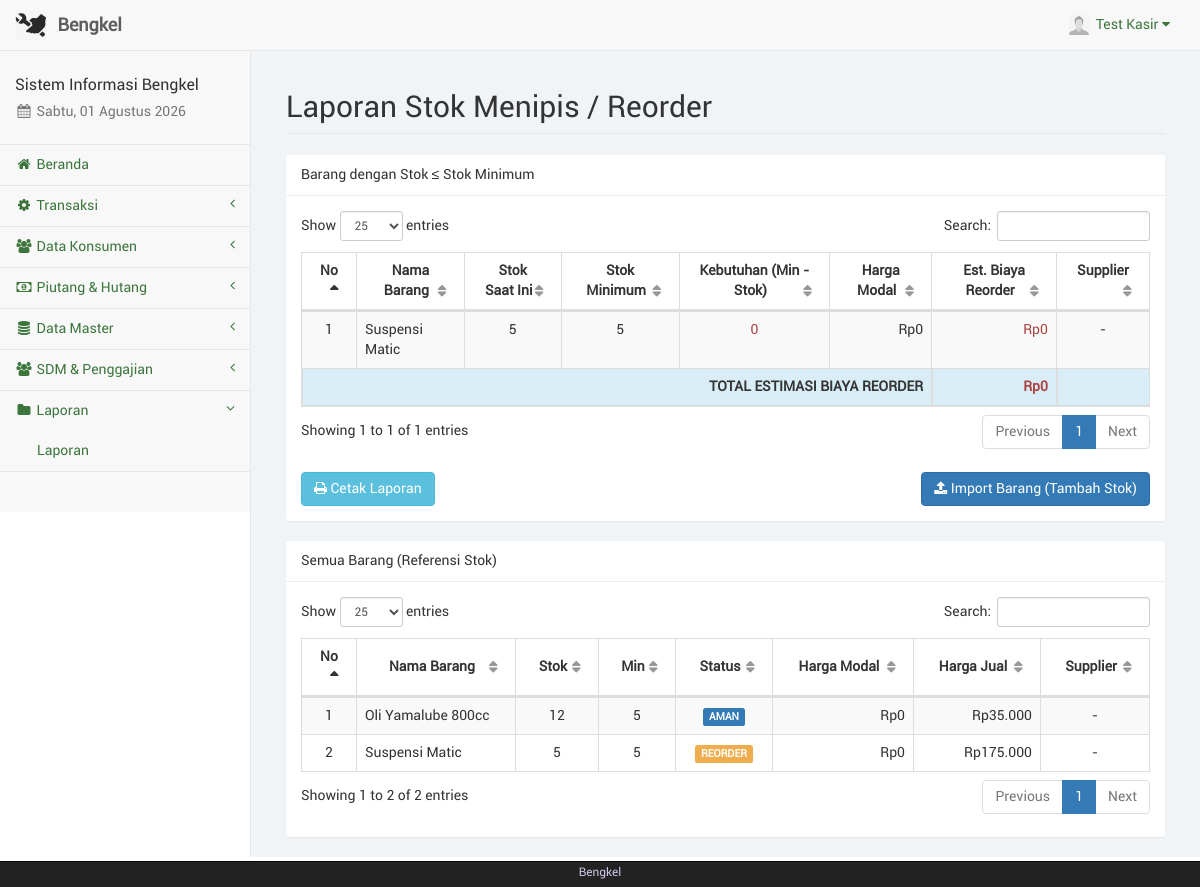
/kasir/laporan_stok.php (signed in), run on the app's committed database.
### tables this page shows
CREATE TABLE IF NOT EXISTS `kasir` (
  `id_kasir` int(11) NOT NULL,
  `nama_kasir` varchar(50) NOT NULL,
  `telp_kasir` varchar(20) NOT NULL,
  `user_kasir` varchar(50) NOT NULL,
  `pass_kasir` varchar(100) NOT NULL,
  `foto_kasir` text NOT NULL,
  `id_adm` int(11) NOT NULL
);

CREATE TABLE IF NOT EXISTS `barangjasa` (
  `id_brg` int(11) NOT NULL,
  `nama` varchar(100) NOT NULL,
  `jenis` varchar(20) NOT NULL,
  `stok` varchar(10) NOT NULL,
  `harga` varchar(20) NOT NULL,
  `keterangan` text NOT NULL,
  `id_adm` int(11) NOT NULL
);

### kasir/sess_check.php (called while the page is built, shortened)
<?php
	$chk_sess = isset($_SESSION['kasir']) ? (int)$_SESSION['kasir'] : 0;
	include("dist/config/koneksi.php");
	$sql_sess = "SELECT * FROM kasir WHERE id_kasir='$chk_sess'";
	$ress_sess = mysqli_query($conn, $sql_sess);
	$row_sess = mysqli_fetch_array($ress_sess);
	$sess_kasirname = $row_sess['nama_kasir'];
	$sess_kasirfoto = $row_sess['foto_kasir'];
?>

### kasir/dist/function/format_rupiah.php (called while the page is built, shortened)
<?php
	function format_rupiah($rp) {
		$jumlah = number_format($rp, 0, ",", ".");
		$rupiah = "Rp". $jumlah;
		return $rupiah;
	}
?>

### kasir/laporan_stok.php (the view, shortened to what this page needs)
<?php
include("sess_check.php");
$pagedesc = "Laporan Stok Menipis (Reorder)";
$menuparent = "laporan";
include("layout_top.php");
include("dist/function/format_rupiah.php");
?>
<div id="page-wrapper">
    <div class="container-fluid">
        <div class="row">
            <div class="col-lg-12">
                <h1 class="page-header">Laporan Stok Menipis / Reorder</h1>
            </div>
        </div>
        <div class="row">
            <div class="col-lg-12"><?php include("layout_alert.php"); ?></div>
        </div>
        <div class="row">
            <div class="col-lg-12">
                <div class="panel panel-default">
                    <div class="panel-heading">Barang dengan Stok ≤ Stok Minimum</div>
                    <div class="panel-body">
                        <div class="table-responsive">
                            <table class="table table-striped table-bordered table-hover" id="tabel-stok">
                                <thead>
                                    <tr>
                                        <th width="1%">No</th>
                                        <th>Nama Barang</th>
                                        <th class="text-center">Stok Saat Ini</th>
                                        <th class="text-center">Stok Minimum</th>
                                        <th class="text-center">Kebutuhan (Min - Stok)</th>
                                        <th class="text-right">Harga Modal</th>
                                        <th class="text-right">Est. Biaya Reorder</th>
                                        <th class="text-center">Supplier</th>
                                    </tr>
                                </thead>
                                <tbody>
                                    <?php
                                    $i = 1;
                                    $total_biaya = 0;
                                    $sql = "SELECT bj.*
                                            FROM barangjasa bj
                                            WHERE bj.jenis='barang'
                                            AND CAST(bj.stok AS UNSIGNED) <= bj.stok_min
                                            ORDER BY (bj.stok_min - CAST(bj.stok AS UNSIGNED)) DESC, bj.nama ASC";
                                    $res = mysqli_query($conn, $sql);
                                    $hasData = false;
                                    while($row = mysqli_fetch_array($res)) {
                                        $hasData = true;
                                        $stok = (int)$row['stok'];
                                        $min = (int)$row['stok_min'];
                                        $kebutuhan = $min - $stok;
                                        $biaya = $kebutuhan * (int)$row['harga_modal'];
                                        $total_biaya += $biaya;
                                        $stokClass = $stok == 0 ? 'text-danger fw-bold' : ($stok < $min/2 ? 'text-warning' : '');
                                        echo '<tr>';
                                        echo '<td class="text-center">'.$i++.'</td>';
                                        echo '<td>'.htmlspecialchars($row['nama']).'</td>';
                                        echo '<td class="text-center '.$stokClass.'">'.$stok.'</td>';
                                        echo '<td class="text-center">'.$min.'</td>';
                                        echo '<td class="text-center text-danger fw-bold">'.$kebutuhan.'</td>';
                                        echo '<td class="text-right">'.format_rupiah($row['harga_modal']).'</td>';
                                        echo '<td class="text-right text-danger">'.format_rupiah($biaya).'</td>';
                                        echo '<td class="text-center">-</td>';
                                        echo '</tr>';
                                    }
                                    ?>
                                </tbody>
                                <?php if($hasData): ?>
                                <tfoot>
                                    <tr class="info">
                                        <th colspan="6" class="text-right">TOTAL ESTIMASI BIAYA REORDER</th>
                                        <th class="text-right text-danger"><strong><?php echo format_rupiah($total_biaya); ?></strong></th>
                                        <th></th>
                                    </tr>
                                </tfoot>
                                <?php endif; ?>
                            </table>
                        </div>
                        <div class="row" style="margin-top:15px;">
                            <div class="col-lg-6">
                                <a href="laporan_stok_cetak.php" class="btn btn-info" target="_blank"><i class="fa fa-print"></i> Cetak Laporan</a>
                            </div>
                            <div class="col-lg-6 text-right">
                                <a href="barang_import.php" class="btn btn-primary"><i class="fa fa-upload"></i> Import Barang (Tambah Stok)</a>
                            </div>
                        </div>
                    </div>
                </div>
            </div>
        </div>
        <div class="row">
            <div class="col-lg-12">
                <div class="panel panel-default">
                    <div class="panel-heading">Semua Barang (Referensi Stok)</div>
                    <div class="panel-body">
                        <div class="table-responsive">
                            <table class="table table-striped table-bordered table-hover" id="tabel-all-stok">
                                <thead>
                                    <tr>
                                        <th width="1%">No</th>
                                        <th>Nama Barang</th>
                                        <th class="text-center">Stok</th>
                                        <th class="text-center">Min</th>
                                        <th class="text-center">Status</th>
                                        <th class="text-right">Harga Modal</th>
                                        <th class="text-right">Harga Jual</th>
                                        <th class="text-center">Supplier</th>
                                    </tr>
                                </thead>
                                <tbody>
                                    <?php
                                    $i = 1;
                                    $sql = "SELECT bj.*
                                            FROM barangjasa bj
                                            WHERE bj.jenis='barang'
                                            ORDER BY bj.nama ASC";
                                    $res = mysqli_query($conn, $sql);
                                    while($row = mysqli_fetch_array($res)) {
                                        $stok = (int)$row['stok'];
                                        $min = (int)$row['stok_min'];
                                        $status = $stok == 0 ? '<span class="label label-danger">HABIS</span>' : ($stok <= $min ? '<span class="label label-warning">REORDER</span>' : '<span class="label label-success">AMAN</span>');
                                        echo '<tr>';
                                        echo '<td class="text-center">'.$i++.'</td>';
                                        echo '<td>'.htmlspecialchars($row['nama']).'</td>';
                                        echo '<td class="text-center">'.$stok.'</td>';
                                        echo '<td class="text-center">'.$min.'</td>';
                                        echo '<td class="text-center">'.$status.'</td>';
                                        echo '<td class="text-right">'.format_rupiah($row['harga_modal']).'</td>';
                                        echo '<td class="text-right">'.format_rupiah($row['harga']).'</td>';
                                        echo '<td class="text-center">-</td>';
                                        echo '</tr>';
                                    }
                                    ?>
                                </tbody>
                            </table>
                        </div>
                    </div>
                </div>
            </div>
        </div>
    </div>
</div>
<?php include("layout_bottom.php"); ?>

### kasir/layout_top.php (shortened to what this page needs)
<?php
	$haries = array("Sunday" => "Minggu", "Monday" => "Senin", "Tuesday" => "Selasa", "Wednesday" => "Rabu", "Thursday" => "Kamis", "Friday" => "Jum'at", "Saturday" => "Sabtu");
	$bulans = array("", "Januari", "Februari", "Maret", "April", "Mei", "Juni", "Juli", "Agustus", "September", "Oktober", "November", "Desember");
	$hari_ini = $haries[date("l")];
	$bulan_ini = $bulans[date("n")];
	$tanggal = date("d");
	$tahun = date("Y");
?>
<!DOCTYPE html>
<html lang="en">
<head>
	<link href="libs/bootstrap/dist/css/bootstrap.min.css" rel="stylesheet">
	<link href="libs/metisMenu/dist/metisMenu.min.css" rel="stylesheet">
    <link href="libs/datatables-plugins/integration/bootstrap/3/dataTables.bootstrap.css" rel="stylesheet">
    <link href="libs/datatables-responsive/css/dataTables.responsive.css" rel="stylesheet">
	<link href="dist/css/sb-admin-2.css" rel="stylesheet">
	<link href="dist/css/offline-font.css" rel="stylesheet">
	<link href="dist/css/custom.css" rel="stylesheet">
	<link href="libs/font-awesome/css/font-awesome.min.css" rel="stylesheet" type="text/css">
</head>
<body>
    <div id="wrapper">
        <nav class="navbar navbar-default navbar-static-top" role="navigation" style="margin-bottom: 0">
            <div class="navbar-header">
				<a class="navbar-brand hidden-xs" href="index.php">
					<img src="foto/logo.png" alt="brand" width="32" class="float-left image-brand">
					<div class="float-right">&nbsp;<strong>Bengkel</strong></div>
				</a>
			</div>
            <ul class="nav navbar-top-links navbar-right">
				<li class="dropdown dropdown-right">
					<a class="dropdown-toggle" data-toggle="dropdown" href="#">
						<img src="../foto/<?php echo $sess_kasirfoto;?>" width="20px" height="20px" padding="0px">&nbsp;&nbsp;<?php echo ucfirst($sess_kasirname); ?>&nbsp;<i class="fa fa-caret-down"></i>
					</a>
				</li>
			</ul>
            <div class="navbar-default sidebar" role="navigation">
                <div class="sidebar-nav navbar-collapse">
                    <ul class="nav" id="side-menu">
                        <li class="sidebar-search">
							<h4>Sistem Informasi Bengkel</h4>
							<h5 class="text-muted"><i class="fa fa-calendar fa-fw"></i>&nbsp;<?php echo $hari_ini.", ".$tanggal." ".$bulan_ini." ".$tahun ?></h5>
						</li>
						<?php
							if($pagedesc == "Beranda") {
								echo '<li><a href="index.php" class="active"><i class="fa fa-home fa-fw"></i>&nbsp;Beranda</a></li>';
							}
							else {
								echo '<li><a href="index.php"><i class="fa fa-home fa-fw"></i>&nbsp;Beranda</a></li>';
							}
							if(isset($menuparent) && $menuparent == "transaksi") {
								echo '<li class="active">';
							}
							else {
								echo '<li>';
							}
						?>
							<a href="#"><i class="fa fa-gear fa-fw"></i>&nbsp;Transaksi<span class="fa arrow"></span></a>
						</li>
						<?php
							if(isset($menuparent) && $menuparent == "konsumen") {
								echo '<li class="active">';
							}
							else {
								echo '<li>';
							}
						?>
							<a href="#"><i class="fa fa-group fa-fw"></i>&nbsp;Data Konsumen<span class="fa arrow"></span></a>
						</li>
						<?php
							if(isset($menuparent) && $menuparent == "piutang") {
								echo '<li class="active">';
							}
							else {
								echo '<li>';
							}
						?>
							<a href="#"><i class="fa fa-money fa-fw"></i>&nbsp;Piutang & Hutang<span class="fa arrow"></span></a>
						</li>
						<?php
							if(isset($menuparent) && $menuparent == "barang") {
								echo '<li class="active">';
							}
							else {
								echo '<li>';
							}
						?>
							<a href="#"><i class="fa fa-database fa-fw"></i>&nbsp;Data Master<span class="fa arrow"></span></a>
						</li>
						<?php
							if(isset($menuparent) && $menuparent == "sdm") {
								echo '<li class="active">';
							}
							else {
								echo '<li>';
							}
						?>
							<a href="#"><i class="fa fa-users fa-fw"></i>&nbsp;SDM & Penggajian<span class="fa arrow"></span></a>
						</li>
						<?php
							if(isset($menuparent) && $menuparent == "laporan") {
								echo '<li class="active">';
							}
							else {
								echo '<li>';
							}
						?>
							<a href="#"><i class="fa fa-folder fa-fw"></i>&nbsp;Laporan<span class="fa arrow"></span></a>
							<ul class="nav nav-second-level">
								<?php
									if($pagedesc == "Laporan") {
										echo '<li><a href="laporan.php" class="active">Laporan</a></li>';
									}
									else {
										echo '<li><a href="laporan.php">Laporan</a></li>';
									}
								?>
							</ul>
						</li>
		                </ul>
                 </div>
             </div>
         </nav>

### data on the page
kasir: foto_kasir (picture), nama_kasir "Test Kasir"
barangjasa: nama "Suspensi Matic", stok "5", stok_min "5", kebutuhan "0", harga_modal "Rp0", format_rupiah($biaya) "Rp0", shows "REORDER", harga "Rp175.000"
barangjasa: nama "Oli Yamalube 800cc", stok "12", stok_min "5", shows "AMAN", harga_modal "Rp0", harga "Rp35.000"

### other printed values
format_rupiah($total_biaya) "Rp0"
